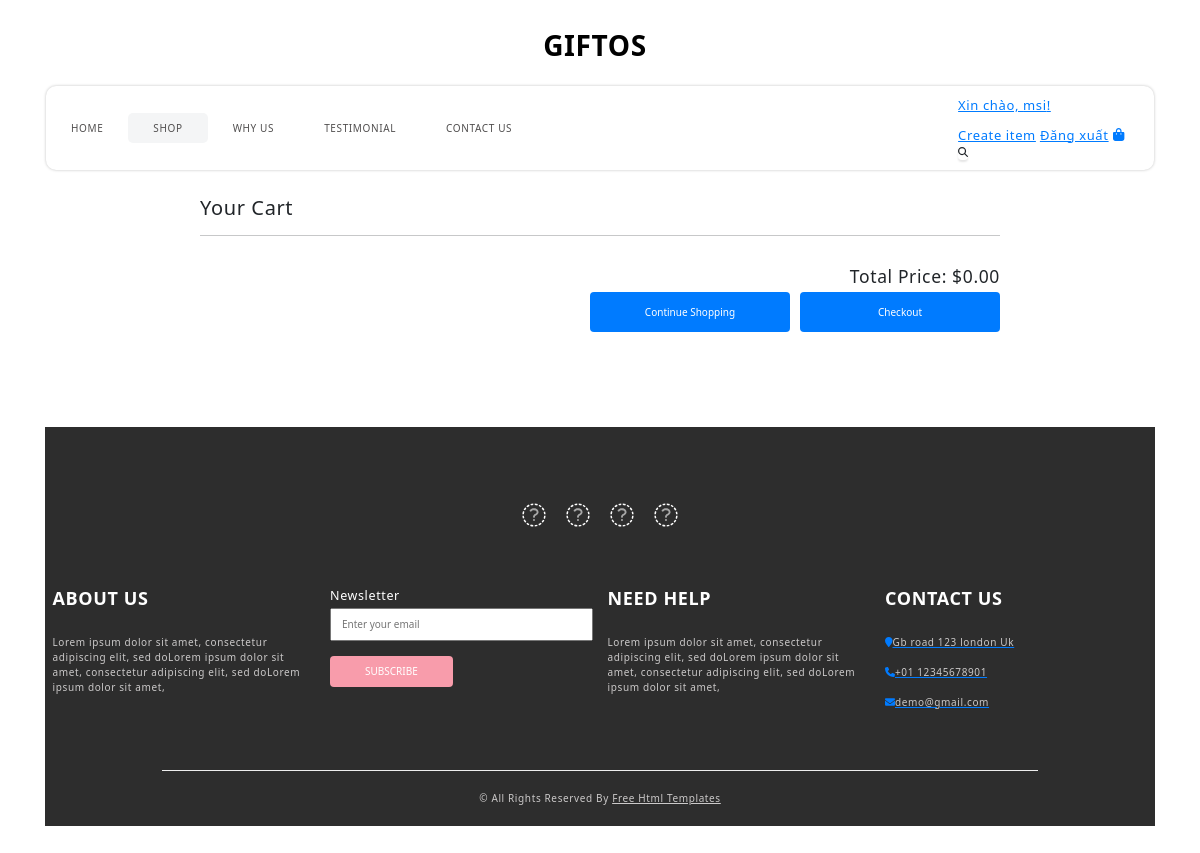
Page /cart/ (signed in) on the earlier database version.
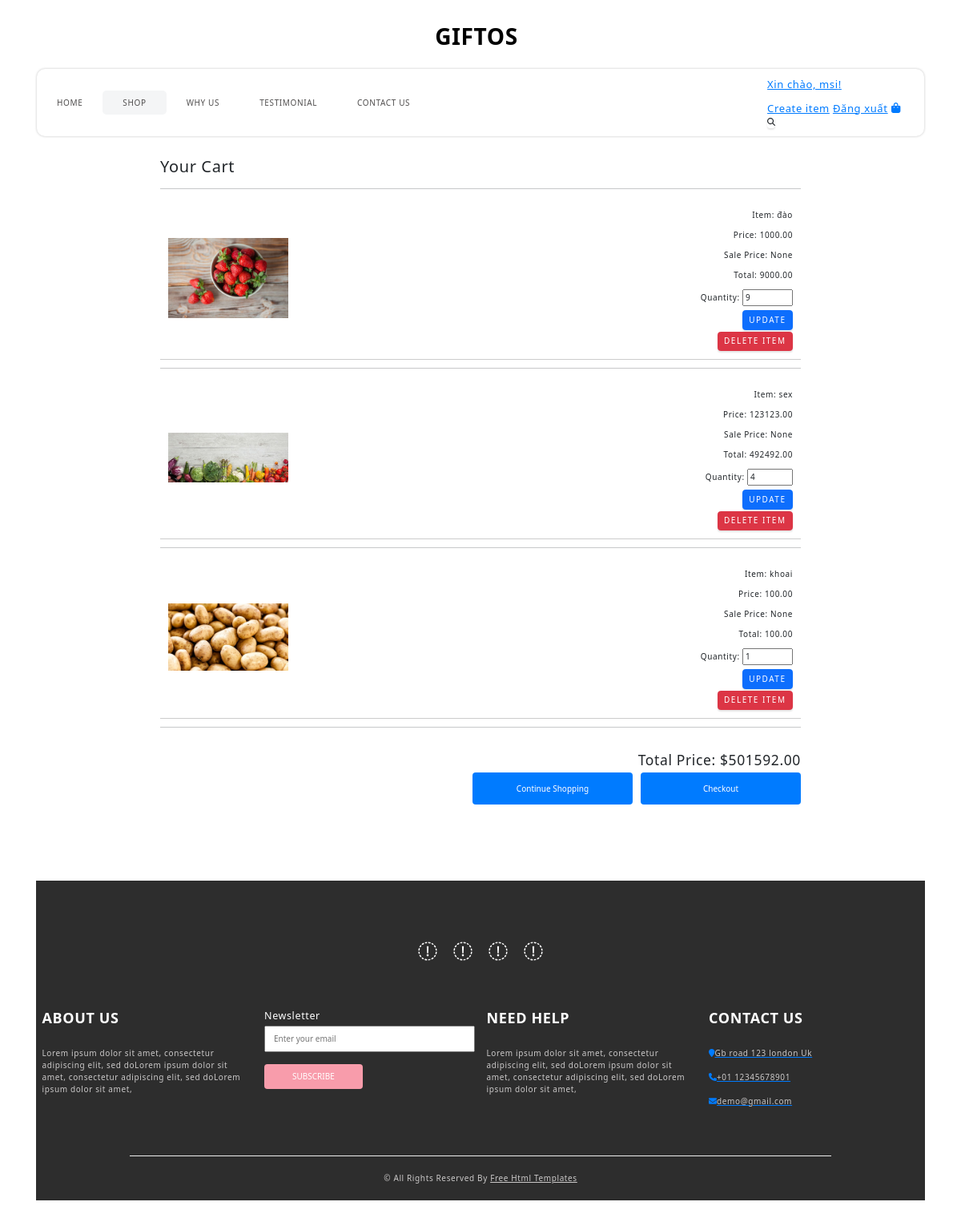
Same page on the later database version.
### shop/models.py (models this page shows, shortened)
class CartItem(models.Model):
    cart = models.ForeignKey(Cart, related_name='items', on_delete=models.CASCADE)
    item = models.ForeignKey(Item, on_delete=models.CASCADE)
    quantity = models.PositiveIntegerField(default=1)
    @property
    def total_price(self):
        if self.item.sale_price is not None:
            return self.item.sale_price * self.quantity
        else:
            return self.item.price * self.quantity

class Item(models.Model):
    host = models.ForeignKey(User, on_delete=models.SET_NULL, null=True)
    topic = models.ForeignKey(Topic, on_delete=models.SET_NULL, null=True)
    name = models.CharField(max_length=100)
    price = models.DecimalField(max_digits=20, decimal_places=2)
    sale_price = models.DecimalField(max_digits=20, decimal_places=2, null=True, blank=True)
    image = models.ImageField(upload_to='items/', null=True, blank=True)
    description = models.TextField(null=True, blank=True)
    participants = models.ManyToManyField(User, related_name='participants', blank=True)
    quantity_available = models.PositiveIntegerField(default=0)  # Trường mới để quản lý số lượng
    updated = models.DateTimeField(auto_now=True)
    created = models.DateTimeField(auto_now_add=True)
    class Meta:
        ordering = ['-created']

### shop/views.py (the view, shortened to what this page needs)
# urls.py: path('cart/', views.cart_detail, name='cart_detail'),
@login_required(login_url='login')
def cart_detail(request):
    cart, created = Cart.objects.get_or_create(user=request.user)
    cart_items = cart.items.all()
    total_price = sum(item.total_price for item in cart_items)
    context = {
        'cart': cart,
        'cart_items': cart_items,
        'total_price': total_price,
    }
    return render(request, 'shop/cart_detail.html', context)

### shop/templates/shop/cart_detail.html (shortened to what this page needs)
{% extends 'main.html' %}
{% block content %}
<div class="cart-container">
    <div class="cart-items">
        <h2>Your Cart</h2>
        <hr>
        {% for item in cart.items.all %}
        <div class="cart-item">
            <img src="{{ item.item.image.url }}" alt="{{ item.item.name }}" class="cart-item-image">
            <div class="cart-item-details">
                <p>Item: {{ item.item.name }}</p>
                <p>Price: {{ item.item.price }}</p>
                <p>Sale Price: {{ item.item.sale_price }}</p>
                <p>Total: {{ item.total_price|floatformat:2 }}</p>
                <div class="action-btn">
                    <form method="post" action="{% url 'cart_updateItem' pk=item.id %}">
                        <p>
                            Quantity:
                            <input type="number" name="quantity" value="{{ item.quantity }}" min="1"
                                max="{{ item.item.quantity_available }}">
                        </p>
                        <div class="cart-item-button">
                            <button type="submit" class="btn btn-primary">Update</button>
                        </div>
                    </form>
                    <div class="cart-item-button">
                        <div class="cart-item-delete">
                            <form method="post" action="{% url 'cart_deleteItem' %}">
                                <button type="submit" class="btn btn-danger" style="margin-top: 2px;
                                margin-right: -5px;">Delete Item</button>
                            </form>
                        </div>
                    </div>
                </div>
            </div>
        </div>
        <hr>
        {% endfor %}
    </div>
    <div class="cart-total-checkout">
        <h3>Total Price: ${{ total_price|floatformat:2 }}</h3>
        <div class="cart-button-checkout">
            <div class="cart-item-return">
                <button type="button" onclick="redirectToShop()">Continue Shopping</button>
            </div>
            <div class="cart-item-checkout">
                <button type="button" onclick="redirectToCheckout()">Checkout</button>
            </div>
        </div>
    </div>
</div>
<div style="margin-top:140px;">
    {% include 'shop/info_section.html'%}
</div>
{% endblock %}

### templates/main.html (shortened to what this page needs)
{% load static %}
<!DOCTYPE html>
<html lang="en">
<head>
    <link rel="stylesheet" href="{% static 'css/styles.css' %}" />
    <link rel="stylesheet" href="https://maxcdn.bootstrapcdn.com/bootstrap/3.4.0/css/bootstrap.min.css" />
    <link rel="stylesheet" type="text/css"
        href="https://cdnjs.cloudflare.com/ajax/libs/OwlCarousel2/2.3.4/assets/owl.carousel.min.css" />
    <link rel="stylesheet" type="text/css" href="{% static 'css/bootstrap.css' %}" />
    <link rel="stylesheet" href="{% static 'css/style.css' %}" />
    <link rel="stylesheet" href="{% static 'css/responsive.css' %}" />
    <link rel="stylesheet" href="{% static 'css/view_item.css' %}" />
</head>
<body>
    {% include 'navbar.html' %}
    {% block content %}
    {% endblock content %}
</body>
</html>

### templates/navbar.html (shortened to what this page needs)
<div class="hero_area">
    <nav class="navbar navbar-expand-lg custom_nav-container ">
        <a class="navbar-brand" href="{% url 'home' %}">
            <span>Giftos</span>
        </a>
        <div class="collapse navbar-collapse innerpage_navbar" id="navbarSupportedContent">
            <ul class="navbar-nav">
                <li class="nav-item">
                    <a class="nav-link" href="{% url 'index' %}">Home <span class="sr-only">(current)</span></a>
                </li>
                <li class="nav-item active">
                    <a class="nav-link" href="{% url 'shop' %}">Shop</a>
                </li>
                <li class="nav-item">
                    <a class="nav-link" href="{% url 'why' %}">Why Us</a>
                </li>
                <li class="nav-item">
                    <a class="nav-link" href="{% url 'testimonial' %}">Testimonial</a>
                </li>
                <li class="nav-item">
                    <a class="nav-link" href="{% url 'contact' %}">Contact Us</a>
                </li>
            </ul>
            {% if request.user.is_authenticated %}
            <div class="" style="margin-left:auto; margin-right:30px;">
                <div style="font-size: small;">
                    <a href="{% url 'user' %}"><p>Xin chào, {{ request.user.username }}!</p></a>
                    <a href="{% url 'create-items' %}">Create item</a>
                    <a href="{% url 'logout' %}">Đăng xuất</a>
                    {% else %}
                    <p>Bạn chưa đăng nhập.</p>
                    <a href="{% url 'login' %}">Đăng nhập</a>
                    {% endif %}
                    <a href="{% url 'cart_detail' %}">
                        <i class="fa fa-shopping-bag" aria-hidden="true"></i>
                    </a>
                    <form class="form-inline">
                        <button class="btn nav_search-btn" type="submit">
                            <i class="fa fa-search" aria-hidden="true"></i>
                        </button>
                    </form>
                </div>
            </div>
        </div>
    </nav>
</div>

### shop/templates/shop/info_section.html (shortened to what this page needs)
<section class="info_section  layout_padding2-top">
    <div class="social_container">
      <div class="social_box">
        <a href="">
          <i class="fa fa-facebook" aria-hidden="true"></i>
        </a>
        <a href="">
          <i class="fa fa-twitter" aria-hidden="true"></i>
        </a>
        <a href="">
          <i class="fa fa-instagram" aria-hidden="true"></i>
        </a>
        <a href="">
          <i class="fa fa-youtube" aria-hidden="true"></i>
        </a>
      </div>
    </div>
    <div class="info_container ">
      <div class="container">
        <div class="row">
          <div class="col-md-6 col-lg-3">
            <h6>
              ABOUT US
            </h6>
            <p>
              Lorem ipsum dolor sit amet, consectetur adipiscing elit, sed doLorem ipsum dolor sit amet, consectetur
              adipiscing elit, sed doLorem ipsum dolor sit amet,
            </p>
          </div>
          <div class="col-md-6 col-lg-3">
            <div class="info_form ">
              <h5>
                Newsletter
              </h5>
              <form action="#">
                <input type="email" placeholder="Enter your email">
                <button>
                  Subscribe
                </button>
              </form>
            </div>
          </div>
          <div class="col-md-6 col-lg-3">
            <h6>
              NEED HELP
            </h6>
            <p>
              Lorem ipsum dolor sit amet, consectetur adipiscing elit, sed doLorem ipsum dolor sit amet, consectetur
              adipiscing elit, sed doLorem ipsum dolor sit amet,
            </p>
          </div>
          <div class="col-md-6 col-lg-3">
            <h6>
              CONTACT US
            </h6>
            <div class="info_link-box">
              <a href="">
                <i class="fa fa-map-marker" aria-hidden="true"></i>
                <span> Gb road 123 london Uk </span>
              </a>
              <a href="">
                <i class="fa fa-phone" aria-hidden="true"></i>
                <span>+01 12345678901</span>
              </a>
              <a href="">
                <i class="fa fa-envelope" aria-hidden="true"></i>
                <span> demo@gmail.com</span>
              </a>
            </div>
          </div>
        </div>
      </div>
    </div>
    <footer class=" footer_section">
      <div class="container">
        <p>
          &copy;  All Rights Reserved By
          <a href="https://html.design/">Free Html Templates</a>
        </p>
      </div>
    </footer>
  </section>

### static/css/style.css (style rules this page uses)
body { font-family: "poppins", sans-serif; color: #101010; background-color: #ffffff; }
.layout_padding2-top { padding-top: 45px; }
.hero_area { padding: 0 45px; }
#navbarSupportedContent { width: 100%; background-color: #f9ece6; -webkit-box-pack: center; -ms-flex-pack: center; justify-content: center; padding: 10px 0; border-radius: 15px 15px 0 0; }
#navbarSupportedContent.innerpage_navbar { background-color: white; border-radius: 10px; -webkit-box-shadow: 0 0 3px 0 rgba(0, 0, 0, 0.25); box-shadow: 0 0 3px 0 rgba(0, 0, 0, 0.25); }
#navbarSupportedContent.innerpage_navbar .nav-item.active .nav-link { background-color: #f4f5f6; }
#navbarSupportedContent .navbar-nav .nav-link { padding: 5px 25px; color: #514f4f; text-align: center; text-transform: uppercase; border-radius: 5px; }
#navbarSupportedContent .nav-item.active .nav-link { background-color: #ffffff; }
a, a:hover, a:focus { text-decoration: none; }
.btn, .btn:focus { outline: none !important; -webkit-box-shadow: none; box-shadow: none; }
.navbar-brand { margin: 15px 0; padding: 0; }
.navbar-brand span { font-size: 28px; font-weight: bold; color: #000000; text-transform: uppercase; margin: 0; padding: 0; }
.custom_nav-container .nav_search-btn { padding: 0; border: none; }
.custom_nav-container { z-index: 99999; padding: 0; -webkit-box-orient: vertical; -webkit-box-direction: normal; -ms-flex-direction: column; flex-direction: column; -webkit-box-align: center; -ms-flex-align: center; align-items: center; }
.info_section { position: relative; background-color: #2d2d2d; color: #ffffff; margin: 0 45px 45px; }
.info_section .social_container { -webkit-box-pack: center; -ms-flex-pack: center; justify-content: center; margin-top: 25px; margin-bottom: 30px; }
.info_section .social_container .social_box { display: -webkit-box; display: -ms-flexbox; display: flex; -webkit-box-align: center; -ms-flex-align: center; align-items: center; -webkit-box-pack: center; -ms-flex-pack: center; justify-content: center; }
.info_section .social_container .social_box a { margin: 0 10px; color: #ffffff; font-size: 24px; }
.info_section .info_form form input { outline: none; width: 100%; padding: 7px 10px; }
.info_section .info_form form button { padding: 8px 35px; outline: none; border: none; color: #ffffff; background: #f89cab; margin-top: 15px; text-transform: uppercase; }
.info_section .row>div { margin-top: 25px; }
.info_section a { text-transform: none; }
.info_section h6 { font-weight: bold; text-transform: uppercase; font-size: 18px; margin-bottom: 25px; }
.info_section p { color: #cbc9c9; }
.info_section .info_link-box a { display: -webkit-box; display: -ms-flexbox; display: flex; -webkit-box-align: center; -ms-flex-align: center; align-items: center; margin: 15px 0; }
.info_section .info_link-box a span { color: #cbc9c9; }
.footer_section { margin-top: 45px; font-weight: 500; }
.footer_section p { padding: 20px 0; margin: 0 auto; text-align: center; border-top: 1.5px solid #eeeeee; width: 80%; }
.footer_section a { color: #cbc9c9; }

### static/css/responsive.css (style rules this page uses)
@media (min-width: 1200px) { .container { max-width: 1170px; } }

### shop/templates/shop/cart_detail.html (style rules this page uses)
.cart-container { width: 100%; max-width: 800px; margin: 0 auto; }
.cart-items { display: flex; flex-direction: column; }
.cart-item { display: flex; align-items: center; padding: 10px; border-bottom: 1px solid #ccc; }
.cart-item-image { max-height: 100px; max-width: 150px; margin-right: 20px; }
.cart-item-details { text-align: right; display: flex; flex-direction: column; flex-grow: 1; }
.cart-item-details p { margin: 5px 0; }
button { padding: 5px 10px; background-color: #007bff; color: #fff; border: none; border-radius: 4px; cursor: pointer; }
.cart-total-checkout { align-items: center; margin-top: 20px; }
.cart-total-checkout h3 { text-align: right; }
.cart-button-checkout { display: flex; margin-left: 5px; float: right; }
.cart-item-return { margin-bottom: 10px; margin-right: 10px }
.cart-item-checkout button { margin-left: auto; }
.cart-item-return button, .cart-item-checkout button { width: 200px; height: 40px; }
.cart-item-button { display: flex; justify-content: end; }
.cart-item-delete { margin-right: 5px; }

Differences in the rows shown:
added CartItem: item.image (picture), item.name "đào", item.price "1000.00", item.sale_price "None", total_price "9000.00", quantity "9"
added CartItem: item.image (picture), item.name "sex", item.price "123123.00", item.sale_price "None", total_price "492492.00", quantity "4"
added CartItem: item.image (picture), item.name "khoai", item.price "100.00", item.sale_price "None", total_price "100.00", quantity "1"
Other differences:
{{ total_price|floatformat:2 }}: "0.00" → "501592.00"
